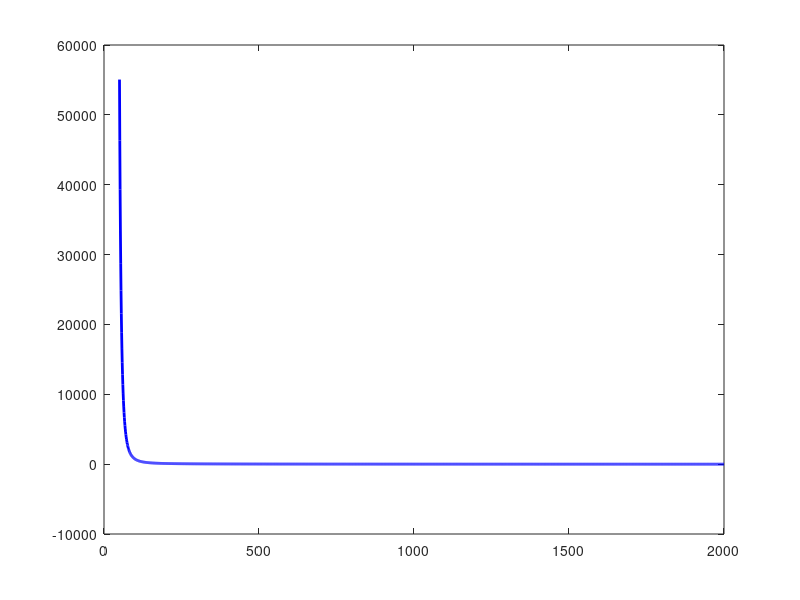

The MATLAB source for this figure: (Note: this script raises an error after producing the figure.)
clc; clear; close all;

%% ── Physical Parameters ──────────────────────────────────
w        = 10;      % weight per unit length (N/m)
y0       = 5;       % minimum cable height (m)
x        = 50;      % horizontal distance (m)
y_target = 15;      % required height at x=50 (m)

%% ── Function Definitions ─────────────────────────────────
f  = @(TA) (TA./w).*cosh(w.*x./TA) + y0 - TA./w - y_target;
fp = @(TA) (1/w).*cosh(w.*x./TA) - (x./TA).*sinh(w.*x./TA) - 1/w;

%% ── Plot f(T_A) to identify root ─────────────────────────
TA_range = linspace(50, 2000, 2000);
figure;
plot(TA_range, f(TA_range), 'b-', 'LineWidth', 2); hold on;
yline(0, 'k--', 'LineWidth', 1);
xlabel('T_A (N/m)'); ylabel('f(T_A)');
title('Nonlinear Function f(T_A) vs Horizontal Tension');
legend('f(T_A)', 'f = 0'); grid on;

%% ── IQI Method ───────────────────────────────────────────
tol   = 0.0001;   % stopping tolerance (%)
maxit = 100;

[r_iqi, roots_iqi, ea_iqi, n_iqi] = iqi(f, 200, 350, 500, tol, maxit);
fprintf('IQI  :  T_A = %.6f N/m  (%d iterations)\n', r_iqi, n_iqi);

%% ── Newton–Raphson Method ────────────────────────────────
[r_nr, roots_nr, ea_nr, n_nr] = newton(f, fp, 350, tol, maxit);
fprintf('N-R  :  T_A = %.6f N/m  (%d iterations)\n', r_nr, n_nr);

%% ── Iteration Tables ─────────────────────────────────────
fprintf('\n--- IQI Iteration Table ---\n');
fprintf('%5s | %14s | %12s\n', 'Iter', 'T_A (N/m)', 'ea (%)');
for i = 1:length(roots_iqi)
    if isnan(ea_iqi(i))
        fprintf('%5d | %14.6f | %12s\n', i-1, roots_iqi(i), '---');
    else
        fprintf('%5d | %14.6f | %12.6f\n', i-1, roots_iqi(i), ea_iqi(i));
    end
end

fprintf('\n--- Newton-Raphson Iteration Table ---\n');
fprintf('%5s | %14s | %12s\n', 'Iter', 'T_A (N/m)', 'ea (%)');
for i = 1:length(roots_nr)
    if isnan(ea_nr(i))
        fprintf('%5d | %14.6f | %12s\n', i-1, roots_nr(i), '---');
    else
        fprintf('%5d | %14.6f | %12.6f\n', i-1, roots_nr(i), ea_nr(i));
    end
end

%% ── Catenary Cable Profile ───────────────────────────────
x_range = -50:0.5:100;
TA_sol  = r_iqi;
y_cable = (TA_sol/w).*cosh(w.*x_range./TA_sol) + y0 - TA_sol/w;

figure;
plot(x_range, y_cable, 'b-', 'LineWidth', 2.5); hold on;
plot(50, 15,  'rv', 'MarkerSize', 12, 'MarkerFaceColor', 'r');
plot(0,  y0,  'gs', 'MarkerSize', 11, 'MarkerFaceColor', 'g');
yline(15, 'r--', 'LineWidth', 0.8);
xline(50, 'r--', 'LineWidth', 0.8);
xlabel('x (m)'); ylabel('y (m)');
title(sprintf('Catenary Cable Profile  (T_A^* = %.2f N/m)', TA_sol));
legend('Cable profile', 'Target (50, 15)', 'Min point (0, 5)');
grid on;

%% ── Error Convergence Plot ───────────────────────────────
ea_iqi_plot = ea_iqi(~isnan(ea_iqi));
ea_nr_plot  = ea_nr(~isnan(ea_nr));

figure;
semilogy(1:length(ea_iqi_plot), ea_iqi_plot, 'bo-', 'LineWidth', 2, ...
         'MarkerSize', 8, 'DisplayName', 'IQI'); hold on;
semilogy(1:length(ea_nr_plot),  ea_nr_plot,  'rs--','LineWidth', 2, ...
         'MarkerSize', 8, 'DisplayName', 'Newton-Raphson');
yline(tol, 'k:', 'LineWidth', 1.2, 'DisplayName', '\epsilon_s = 0.0001%');
xlabel('Iteration'); ylabel('Approximate \epsilon_a (%)');
title('Error Convergence: IQI vs Newton-Raphson');
legend; grid on;

%% ── Iteration History Plot ───────────────────────────────
figure;
plot(0:length(roots_iqi)-1, roots_iqi, 'bo-', 'LineWidth', 2, ...
     'MarkerSize', 8, 'DisplayName', 'IQI'); hold on;
plot(0:length(roots_nr)-1,  roots_nr,  'rs--','LineWidth', 2, ...
     'MarkerSize', 8, 'DisplayName', 'Newton-Raphson');
yline(r_nr, 'k--', 'LineWidth', 1.2, 'DisplayName', 'True root T_A^*');
xlabel('Iteration index'); ylabel('T_A estimate (N/m)');
title('Iteration History: T_A Estimates Converging to Root');
legend; grid on;


%% =========================================================
%                     FUNCTIONS
%% =========================================================

function [root, roots_arr, ea_arr, n] = iqi(f, x0, x1, x2, tol, maxiter)
% IQI  Inverse Quadratic Interpolation.
%      Three initial guesses required (open method, no bracket needed).
%      Uses sliding-window update to advance the triple each iteration.
    roots_arr = [x0, x1, x2];
    ea_arr    = [NaN, NaN, NaN];
    n  = 0;
    xa = x0;  xb = x1;  xc = x2;

    for i = 1:maxiter
        n  = i;
        fa = f(xa);  fb = f(xb);  fc = f(xc);

        % Denominator guard – failure condition
        denom = (fb - fa) * (fc - fa) * (fc - fb);
        if abs(denom) < 1e-30
            error('IQI:DenomZero', ...
                  ['Denominator ≈ 0: function values nearly equal.\n' ...
                   'Restart with three better-separated initial guesses.']);
        end

        % IQI formula – Lagrange inverse parabola evaluated at y = 0
        xd = xa*(fb*fc) / ((fa-fb)*(fa-fc)) ...
           + xb*(fa*fc) / ((fb-fa)*(fb-fc)) ...
           + xc*(fa*fb) / ((fc-fa)*(fc-fb));

        ea = abs((xd - xc) / xd) * 100;
        roots_arr(end+1) = xd;
        ea_arr(end+1)    = ea;

        if f(xd) == 0 || ea < tol, break; end

        % Sliding-window update: drop oldest, add newest
        xa = xb;  xb = xc;  xc = xd;
    end
    root = xd;
end

% ---------------------------------------------------------

function [root, roots_arr, ea_arr, n] = newton(f, fp, x0, tol, maxiter)
% NEWTON  Newton-Raphson method (for convergence comparison).
    roots_arr = x0;
    ea_arr    = NaN;
    n  = 0;
    x  = x0;

    for i = 1:maxiter
        n  = i;
        xn = x - f(x)/fp(x);
        ea = abs((xn - x) / xn) * 100;
        roots_arr(end+1) = xn;
        ea_arr(end+1)    = ea;
        if ea < tol, break; end
        x = xn;
    end
    root = xn;
end
